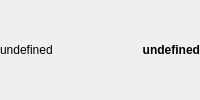
<?xml version="1.0" encoding="UTF-8"?>
<ui version="4.0">
 <class>QDisplayLine</class>
 <widget class="QWidget" name="QDisplayLine">
  <layout class="QHBoxLayout" name="layout">
   <property name="spacing">
    <number>0</number>
   </property>
   <property name="leftMargin">
    <number>0</number>
   </property>
   <property name="topMargin">
    <number>0</number>
   </property>
   <property name="rightMargin">
    <number>0</number>
   </property>
   <property name="bottomMargin">
    <number>0</number>
   </property>
   <item>
    <widget class="QLabel" name="lb_title">
     <property name="text">
      <string>undefined</string>
     </property>
    </widget>
   </item>
   <item>
    <widget class="QLabel" name="lb_value">
     <property name="sizePolicy">
      <sizepolicy hsizetype="Preferred" vsizetype="Fixed">
       <horstretch>0</horstretch>
       <verstretch>0</verstretch>
      </sizepolicy>
     </property>
     <property name="font">
      <font>
       <weight>75</weight>
       <bold>true</bold>
      </font>
     </property>
     <property name="text">
      <string>undefined</string>
     </property>
     <property name="alignment">
      <set>Qt::AlignRight|Qt::AlignTrailing|Qt::AlignVCenter</set>
     </property>
    </widget>
   </item>
  </layout>
 </widget>
 <resources/>
 <connections/>
</ui>
